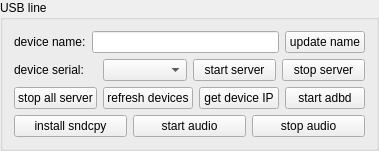
       <widget class="QGroupBox" name="usbGroupBox">
        <property name="sizePolicy">
         <sizepolicy hsizetype="Preferred" vsizetype="Preferred">
          <horstretch>0</horstretch>
          <verstretch>0</verstretch>
         </sizepolicy>
        </property>
        <property name="title">
         <string>USB line</string>
        </property>
        <layout class="QVBoxLayout" name="verticalLayout">
         <item>
          <layout class="QHBoxLayout" name="horizontalLayout_10">
           <item>
            <widget class="QLabel" name="label_9">
             <property name="sizePolicy">
              <sizepolicy hsizetype="Preferred" vsizetype="Preferred">
               <horstretch>0</horstretch>
               <verstretch>0</verstretch>
              </sizepolicy>
             </property>
             <property name="text">
              <string>device name:</string>
             </property>
            </widget>
           </item>
           <item>
            <widget class="QLineEdit" name="userNameEdt">
             <property name="sizePolicy">
              <sizepolicy hsizetype="MinimumExpanding" vsizetype="Preferred">
               <horstretch>0</horstretch>
               <verstretch>0</verstretch>
              </sizepolicy>
             </property>
            </widget>
           </item>
           <item>
            <widget class="QPushButton" name="updateNameBtn">
             <property name="sizePolicy">
              <sizepolicy hsizetype="Preferred" vsizetype="Preferred">
               <horstretch>0</horstretch>
               <verstretch>0</verstretch>
              </sizepolicy>
             </property>
             <property name="text">
              <string>update name</string>
             </property>
             <property name="autoDefault">
              <bool>false</bool>
             </property>
            </widget>
           </item>
          </layout>
         </item>
         <item>
          <widget class="QWidget" name="usbWidget1" native="true">
           <property name="sizePolicy">
            <sizepolicy hsizetype="Preferred" vsizetype="Preferred">
             <horstretch>0</horstretch>
             <verstretch>0</verstretch>
            </sizepolicy>
           </property>
           <layout class="QHBoxLayout" name="horizontalLayout_3">
            <property name="leftMargin">
             <number>0</number>
            </property>
            <property name="topMargin">
             <number>0</number>
            </property>
            <property name="rightMargin">
             <number>0</number>
            </property>
            <property name="bottomMargin">
             <number>0</number>
            </property>
            <item>
             <widget class="QLabel" name="label_2">
              <property name="sizePolicy">
               <sizepolicy hsizetype="Preferred" vsizetype="Preferred">
                <horstretch>0</horstretch>
                <verstretch>0</verstretch>
               </sizepolicy>
              </property>
              <property name="text">
               <string>device serial:</string>
              </property>
             </widget>
            </item>
            <item>
             <widget class="QComboBox" name="serialBox">
              <property name="sizePolicy">
               <sizepolicy hsizetype="Preferred" vsizetype="Preferred">
                <horstretch>0</horstretch>
                <verstretch>0</verstretch>
               </sizepolicy>
              </property>
             </widget>
            </item>
            <item>
             <widget class="QPushButton" name="startServerBtn">
              <property name="sizePolicy">
               <sizepolicy hsizetype="Preferred" vsizetype="Preferred">
                <horstretch>0</horstretch>
                <verstretch>0</verstretch>
               </sizepolicy>
              </property>
              <property name="text">
               <string>start server</string>
              </property>
              <property name="autoDefault">
               <bool>false</bool>
              </property>
             </widget>
            </item>
            <item>
             <widget class="QPushButton" name="stopServerBtn">
              <property name="sizePolicy">
               <sizepolicy hsizetype="Preferred" vsizetype="Preferred">
                <horstretch>0</horstretch>
                <verstretch>0</verstretch>
               </sizepolicy>
              </property>
              <property name="text">
               <string>stop server</string>
              </property>
              <property name="autoDefault">
               <bool>false</bool>
              </property>
             </widget>
            </item>
           </layout>
          </widget>
         </item>
         <item>
          <widget class="QWidget" name="usbWidget2" native="true">
           <property name="sizePolicy">
            <sizepolicy hsizetype="Preferred" vsizetype="Preferred">
             <horstretch>0</horstretch>
             <verstretch>0</verstretch>
            </sizepolicy>
           </property>
           <layout class="QHBoxLayout" name="horizontalLayout_4">
            <property name="leftMargin">
             <number>0</number>
            </property>
            <property name="topMargin">
             <number>0</number>
            </property>
            <property name="rightMargin">
             <number>0</number>
            </property>
            <property name="bottomMargin">
             <number>0</number>
            </property>
            <item>
             <widget class="QPushButton" name="stopAllServerBtn">
              <property name="sizePolicy">
               <sizepolicy hsizetype="Preferred" vsizetype="Preferred">
                <horstretch>0</horstretch>
                <verstretch>0</verstretch>
               </sizepolicy>
              </property>
              <property name="text">
               <string>stop all server</string>
              </property>
             </widget>
            </item>
            <item>
             <widget class="QPushButton" name="updateDevice">
              <property name="sizePolicy">
               <sizepolicy hsizetype="Preferred" vsizetype="Preferred">
                <horstretch>0</horstretch>
                <verstretch>0</verstretch>
               </sizepolicy>
              </property>
              <property name="text">
               <string>refresh devices</string>
              </property>
              <property name="autoDefault">
               <bool>false</bool>
              </property>
             </widget>
            </item>
            <item>
             <widget class="QPushButton" name="getIPBtn">
              <property name="sizePolicy">
               <sizepolicy hsizetype="Preferred" vsizetype="Preferred">
                <horstretch>0</horstretch>
                <verstretch>0</verstretch>
               </sizepolicy>
              </property>
              <property name="text">
               <string>get device IP</string>
              </property>
              <property name="autoDefault">
               <bool>false</bool>
              </property>
             </widget>
            </item>
            <item>
             <widget class="QPushButton" name="startAdbdBtn">
              <property name="sizePolicy">
               <sizepolicy hsizetype="Preferred" vsizetype="Preferred">
                <horstretch>0</horstretch>
                <verstretch>0</verstretch>
               </sizepolicy>
              </property>
              <property name="text">
               <string>start adbd</string>
              </property>
              <property name="autoDefault">
               <bool>false</bool>
              </property>
             </widget>
            </item>
           </layout>
          </widget>
         </item>
         <item>
          <widget class="QWidget" name="usbWidget3" native="true">
           <layout class="QHBoxLayout" name="horizontalLayout_12">
            <property name="leftMargin">
             <number>0</number>
            </property>
            <property name="topMargin">
             <number>0</number>
            </property>
            <property name="rightMargin">
             <number>0</number>
            </property>
            <property name="bottomMargin">
             <number>0</number>
            </property>
            <item>
             <widget class="QPushButton" name="installSndcpyBtn">
              <property name="sizePolicy">
               <sizepolicy hsizetype="Preferred" vsizetype="Preferred">
                <horstretch>0</horstretch>
                <verstretch>0</verstretch>
               </sizepolicy>
              </property>
              <property name="text">
               <string>install sndcpy</string>
              </property>
             </widget>
            </item>
            <item>
             <widget class="QPushButton" name="startAudioBtn">
              <property name="sizePolicy">
               <sizepolicy hsizetype="Preferred" vsizetype="Preferred">
                <horstretch>0</horstretch>
                <verstretch>0</verstretch>
               </sizepolicy>
              </property>
              <property name="text">
               <string>start audio</string>
              </property>
             </widget>
            </item>
            <item>
             <widget class="QPushButton" name="stopAudioBtn">
              <property name="sizePolicy">
               <sizepolicy hsizetype="Preferred" vsizetype="Preferred">
                <horstretch>0</horstretch>
                <verstretch>0</verstretch>
               </sizepolicy>
              </property>
              <property name="text">
               <string>stop audio</string>
              </property>
             </widget>
            </item>
           </layout>
          </widget>
         </item>
        </layout>
       </widget>
